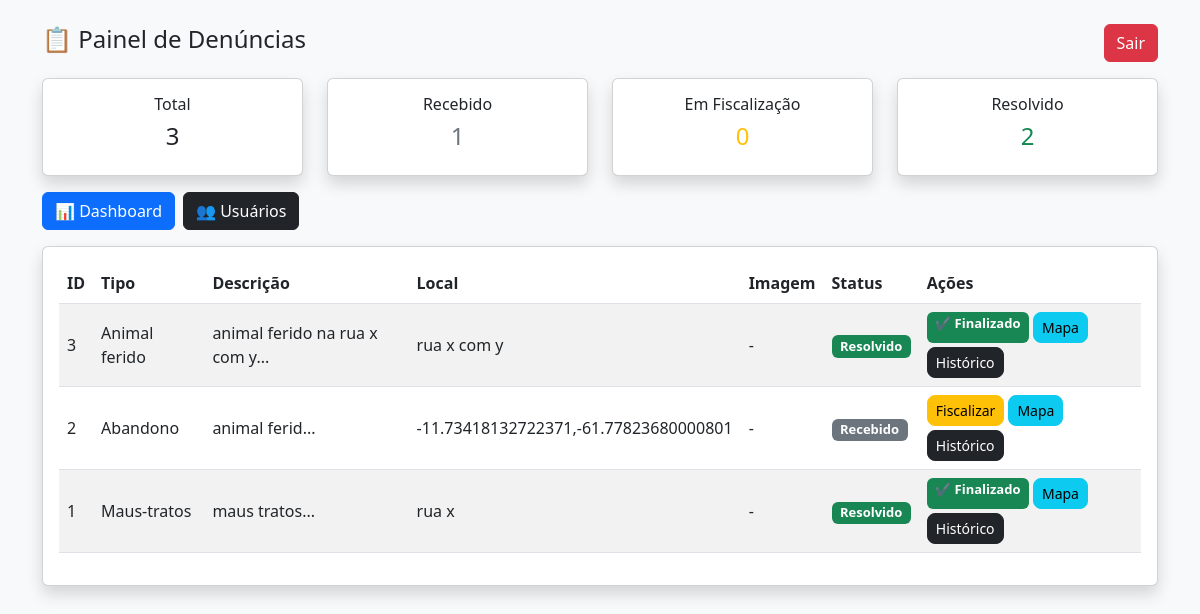
/painel (signed in), run on an earlier commit of the app's database.
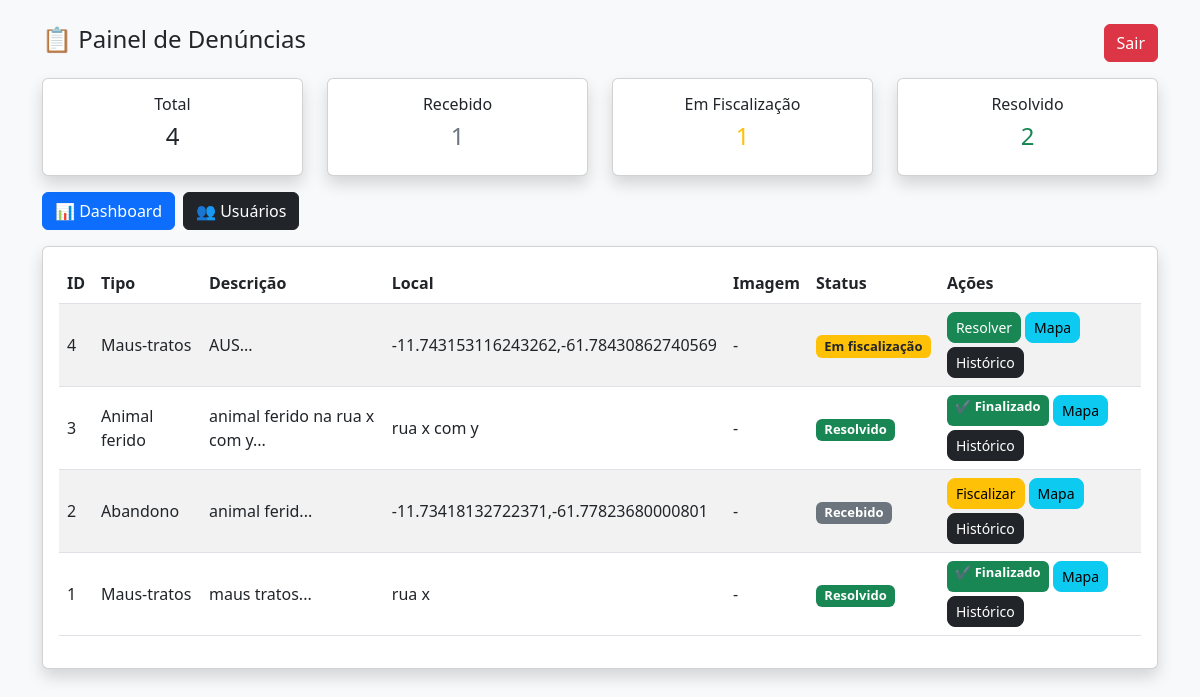
And on a later commit of the database.
### tables this page shows
CREATE TABLE denuncias (
        id INTEGER PRIMARY KEY AUTOINCREMENT,
        tipo TEXT,
        descricao TEXT,
        localizacao TEXT,
        imagem TEXT,
        status TEXT,
        data_criacao TIMESTAMP DEFAULT CURRENT_TIMESTAMP
    , fiscal_id INTEGER);

### app.py (the view)
@app.route('/painel')
def painel():
    if not session.get('logado'):
        return redirect('/login')
    conn = conectar()
    cursor = conn.cursor()
    cursor.execute("SELECT * FROM denuncias ORDER BY id DESC")
    dados = cursor.fetchall()
    cursor.execute("SELECT COUNT(*) FROM denuncias")
    total = cursor.fetchone()[0]
    cursor.execute("SELECT COUNT(*) FROM denuncias WHERE LOWER(status) = 'recebido'")
    recebido = cursor.fetchone()[0]
    cursor.execute("""
        SELECT COUNT(*) FROM denuncias
        WHERE LOWER(status) IN ('em fiscalização','em fiscalizacao')
    """)
    fiscalizacao = cursor.fetchone()[0]
    cursor.execute("SELECT COUNT(*) FROM denuncias WHERE LOWER(status) = 'resolvido'")
    resolvido = cursor.fetchone()[0]
    cursor.execute("SELECT id, nome FROM usuarios WHERE tipo='fiscal'")
    fiscais = cursor.fetchall()
    conn.close()
    return render_template('painel.html',
                           dados=dados,
                           total=total,
                           recebido=recebido,
                           fiscalizacao=fiscalizacao,
                           resolvido=resolvido,
                           fiscais=fiscais)

### database.py (called while the page is built)
def conectar():
    return sqlite3.connect(os.path.join(BASE_DIR, 'banco.db'))

### templates/painel.html (shortened to what this page needs)
<!DOCTYPE html>
<html>
<head>
    <link href="https://cdn.jsdelivr.net/npm/bootstrap@5.3.0/dist/css/bootstrap.min.css" rel="stylesheet">
</head>
<body class="bg-light">
<div class="container py-4">
    <div class="d-flex justify-content-between align-items-center mb-3">
        <h4>📋 Painel de Denúncias</h4>
        <a href="/logout" class="btn btn-danger">Sair</a>
    </div>
    <div class="row mb-3">
        <div class="col-md-3">
            <div class="card text-center shadow">
                <div class="card-body">
                    <h6>Total</h6>
                    <h4>{{ total }}</h4>
                </div>
            </div>
        </div>
        <div class="col-md-3">
            <div class="card text-center shadow">
                <div class="card-body">
                    <h6>Recebido</h6>
                    <h4 class="text-secondary">{{ recebido }}</h4>
                </div>
            </div>
        </div>
        <div class="col-md-3">
            <div class="card text-center shadow">
                <div class="card-body">
                    <h6>Em Fiscalização</h6>
                    <h4 class="text-warning">{{ fiscalizacao }}</h4>
                </div>
            </div>
        </div>
        <div class="col-md-3">
            <div class="card text-center shadow">
                <div class="card-body">
                    <h6>Resolvido</h6>
                    <h4 class="text-success">{{ resolvido }}</h4>
                </div>
            </div>
        </div>
    </div>
    <div class="d-flex gap-2 mb-3 flex-wrap">
        <a href="/dashboard" class="btn btn-primary">
            📊 Dashboard
        </a>
        <a href="/usuarios" class="btn btn-dark">
            👥 Usuários
        </a>
    </div>
    <div class="card shadow p-3">
        <table class="table table-striped align-middle">
            <thead>
                <tr>
                    <th>ID</th>
                    <th>Tipo</th>
                    <th>Descrição</th>
                    <th>Local</th>
                    <th>Imagem</th>
                    <th>Status</th>
                    <th>Ações</th>
                </tr>
            </thead>
            <tbody>
                {% for d in dados %}
                <tr>
                    <td>{{ d[0] }}</td>
                    <td>{{ d[1] }}</td>
                    <td>{{ d[2][:50] }}...</td>
                    <td>{{ d[3] }}</td>
                    <td>
                        {% if d[4] %}
                        <a href="{{ d[4] }}" target="_blank" class="btn btn-sm btn-primary">Ver</a>
                        {% else %}
                        -
                        {% endif %}
                    </td>
                    <td>
                        {% if d[5] == 'Recebido' %}
                            <span class="badge bg-secondary">Recebido</span>
                        {% elif d[5] == 'Em fiscalização' %}
                            <span class="badge bg-warning text-dark">Em fiscalização</span>
                        {% elif d[5] == 'Resolvido' %}
                            <span class="badge bg-success">Resolvido</span>
                        {% endif %}
                    </td>
                    <td class="d-flex gap-1 flex-wrap">
                        {% if d[5] == 'Recebido' %}
                            <a href="/atualizar_status/{{ d[0] }}/Em_fiscalizacao"
                               class="btn btn-sm btn-warning"
                               onclick="return confirm('Iniciar fiscalização?')">
                               Fiscalizar
                            </a>
                        {% elif d[5] == 'Em fiscalização' %}
                            <a href="/atualizar_status/{{ d[0] }}/Resolvido"
                               class="btn btn-sm btn-success"
                               onclick="return confirm('Marcar como resolvido?')">
                               Resolver
                            </a>
                        {% elif d[5] == 'Resolvido' %}
                            <span class="badge bg-success">✔ Finalizado</span>
                        {% endif %}
                        <a href="/mapa/{{ d[0] }}" class="btn btn-sm btn-info">
                            Mapa
                        </a>
                        <a href="/historico/{{ d[0] }}" class="btn btn-sm btn-dark">
                            Histórico
                        </a>
                    </td>
                </tr>
                {% endfor %}
            </tbody>
        </table>
    </div>
</div>
</body>
</html>

### templates/painel.html (style rules this page uses)
.badge { font-size: 13px; }
.btn-sm { border-radius: 8px; }

What changed in the data, as far as the page shows it:
added denuncias: id "4", tipo "Maus-tratos", descricao "AUS", localizacao "-11.743153116243262,-61.78430862740569", status "Em fiscalização"
Also different on the page:
{{ total }}: "3" → "4"
{{ fiscalizacao }}: "0" → "1"
